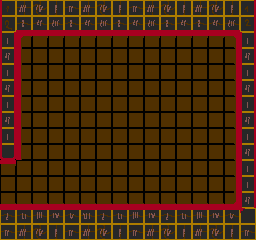

A level layout from a 2D game, rendered from its tile map. Below: a short description, then the map file with its tile-grid data intact:
An orthogonal 16x15 tile map with 16x16 px tiles, 2 tile layers (back, front), 2 tilesets and 1 object (CornerStone).

<map version="1.0" orientation="orthogonal" width="16" height="15" tilewidth="16" tileheight="16">
 <tileset firstgid="1" name="tiles1" tilewidth="16" tileheight="16">
  <image source="../../../img/tiles/tiles0.gif" trans="ff00ff" width="256" height="256" />
 </tileset>
 <tileset firstgid="257" name="tiles2" tilewidth="16" tileheight="16">
  <image source="../../../img/tiles/tiles0.gif" trans="ff00ff" width="256" height="256" />
 </tileset>
 <layer name="back" width="16" height="15">
  <data encoding="csv">
230,230,230,230,230,230,230,230,230,230,230,230,230,230,230,230,
230,230,230,230,230,230,230,230,230,230,230,230,230,230,230,230,
230,213,214,214,214,214,214,214,214,214,214,214,214,214,215,230,
230,229,230,230,230,230,230,230,230,230,230,230,230,230,231,230,
230,229,230,230,230,230,230,230,230,230,230,230,230,230,231,230,
230,229,230,230,230,230,230,230,230,230,230,230,230,230,231,230,
230,229,230,230,230,230,230,230,230,230,230,230,230,230,231,230,
230,229,230,230,230,230,230,230,230,230,230,230,230,230,231,230,
230,229,230,230,230,230,230,230,230,230,230,230,230,230,231,230,
230,229,230,230,230,230,230,230,230,230,230,230,230,230,231,230,
214,230,230,230,230,230,230,230,230,230,230,230,230,230,231,230,
230,230,230,230,230,230,230,230,230,230,230,230,230,230,231,230,
246,246,246,246,246,246,246,246,246,246,246,246,246,246,247,230,
230,230,230,230,230,230,230,230,230,230,230,230,230,230,230,230,
230,230,230,230,230,230,230,230,230,230,230,230,230,230,230,230
</data>
 </layer>
 <layer name="front" width="16" height="15">
  <data encoding="csv">
17,34,35,18,19,34,35,18,19,34,35,18,34,35,18,24,
33,50,51,52,50,51,52,50,51,52,50,51,50,51,52,40,
20,0,0,0,0,0,0,0,0,0,0,0,0,0,0,20,
36,0,0,0,0,0,0,0,0,0,0,0,0,0,0,36,
20,0,0,0,0,0,0,0,0,0,0,0,0,0,0,20,
36,0,0,0,0,0,0,0,0,0,0,0,0,0,0,36,
20,0,0,0,0,0,0,0,0,0,0,0,0,0,0,20,
36,0,0,0,0,0,0,0,0,0,0,0,0,0,0,36,
20,0,0,0,0,0,0,0,0,0,0,0,0,0,0,20,
37,0,0,0,0,0,0,0,0,0,0,0,0,0,0,36,
0,0,0,0,0,0,0,0,0,0,0,0,0,0,0,20,
0,0,0,0,0,0,0,0,0,0,0,0,0,0,0,20,
0,0,0,0,0,0,0,0,0,0,0,0,0,0,0,36,
2,3,4,5,6,7,2,3,4,5,2,3,4,5,6,22,
19,34,35,18,19,34,35,18,19,34,35,18,34,35,18,19
</data>
 </layer>
 <objectgroup name="objects" width="16" height="15">
  <properties>
   <property name="entrances" value="[[0,0]]" />
   <property name="map_tile" value="13" />
   <property name="rarity" value="0" />
   <property name="tags" value="[&quot;exit_w&quot;]" />
  </properties>
  <object name="CornerStone" gid="232" x="144" y="160" />
 </objectgroup>
</map>
